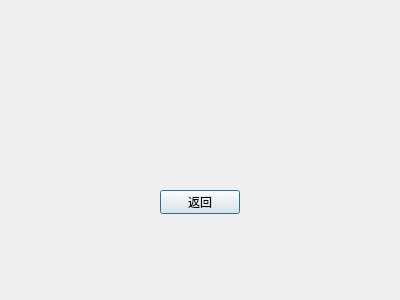
<?xml version="1.0" encoding="UTF-8"?>
<ui version="4.0">
 <class>Register</class>
 <widget class="QDialog" name="Register">
  <property name="geometry">
   <rect>
    <x>0</x>
    <y>0</y>
    <width>400</width>
    <height>300</height>
   </rect>
  </property>
  <property name="windowTitle">
   <string>Dialog</string>
  </property>
  <widget class="QPushButton" name="pushButton">
   <property name="geometry">
    <rect>
     <x>160</x>
     <y>190</y>
     <width>80</width>
     <height>24</height>
    </rect>
   </property>
   <property name="text">
    <string>返回</string>
   </property>
  </widget>
 </widget>
 <resources/>
 <connections/>
</ui>
